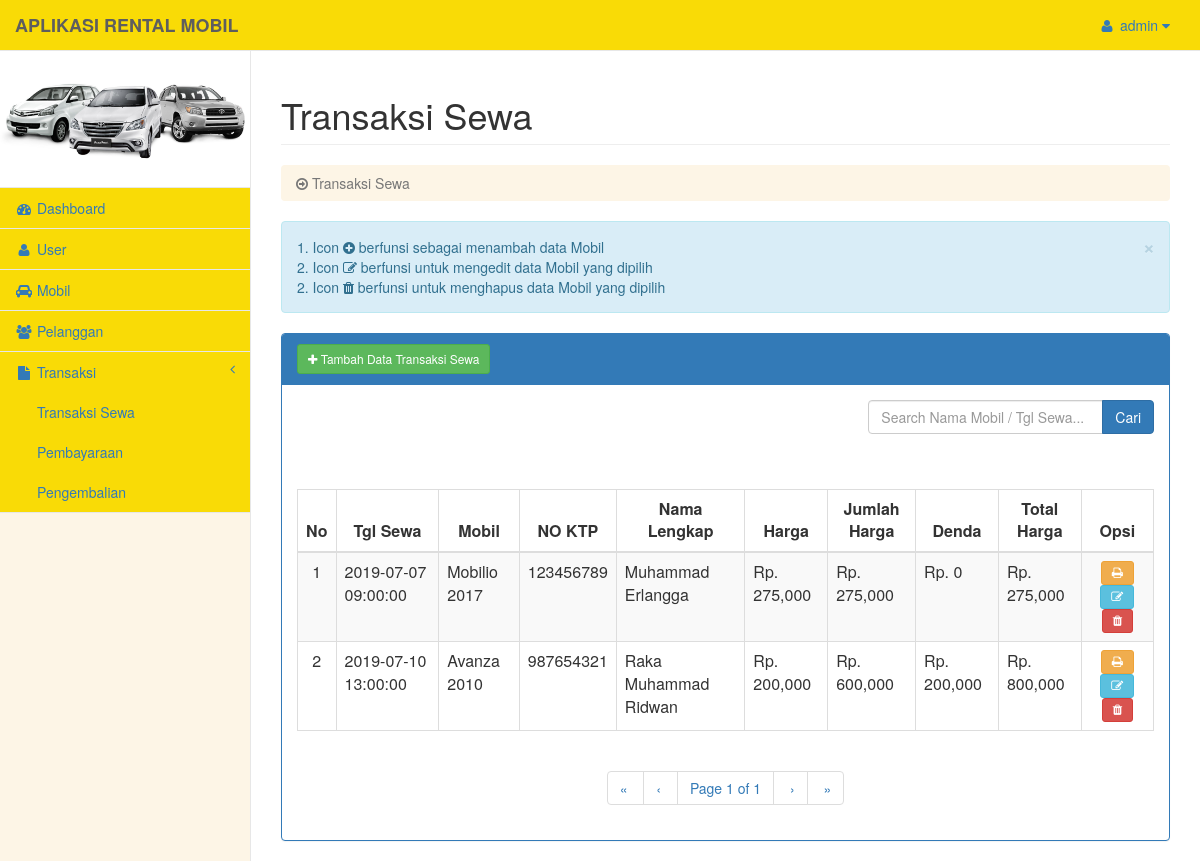
/biayasewa/index.php (signed in), run on the app's committed database.
### tables this page shows
CREATE TABLE IF NOT EXISTS `tb_user` (
`id_user` int(5) NOT NULL,
  `username` varchar(25) NOT NULL,
  `password` varchar(100) NOT NULL
);

CREATE TABLE IF NOT EXISTS `tb_transaksi` (
`id_transaksi` int(5) NOT NULL,
  `id_mobil` int(5) NOT NULL,
  `harga` int(11) NOT NULL,
  `id_pelanggan` int(5) NOT NULL,
  `nama_lengkap` varchar(50) NOT NULL,
  `tgl_sewa` datetime NOT NULL,
  `tgl_selesaisewa` datetime NOT NULL,
  `jumlah_harga` int(11) NOT NULL,
  `denda` int(11) DEFAULT NULL,
  `status_pembayaran` int(5) NOT NULL,
  `status_pengembalian` int(5) NOT NULL
);

CREATE TABLE IF NOT EXISTS `tb_mobil` (
`id_mobil` int(5) NOT NULL,
  `foto_mobil` varchar(25) NOT NULL,
  `id_jenis` int(5) NOT NULL,
  `type_mobil` varchar(25) NOT NULL,
  `merk` varchar(25) NOT NULL,
  `no_polisi` varchar(12) NOT NULL,
  `warna` varchar(25) NOT NULL,
  `harga` int(15) NOT NULL,
  `status` int(5) NOT NULL
);

CREATE TABLE IF NOT EXISTS `tb_pelanggan` (
`id_pelanggan` int(5) NOT NULL,
  `no_ktp` int(11) NOT NULL,
  `nama_lengkap` varchar(50) NOT NULL,
  `alamat_pelanggan` text NOT NULL,
  `no_telepon` varchar(15) NOT NULL,
  `status_peminjaman` int(5) NOT NULL
);

### pengguna.php (called while the page is built)
<?php
$admin 			= $_SESSION['username'];
$data_us		= mysql_query("SELECT * FROM tb_user  WHERE username  ='$admin'");
$nama 			= mysql_fetch_object($data_us);
?>

### biayasewa/index.php (the view, shortened to what this page needs)
<?php
$root = '../';
include "../koneksi.php";
include "../pengguna.php";
include "../pagination.php";
if (isset($_REQUEST['keyword']) && $_REQUEST['keyword']<>""){
$keyword	= $_REQUEST['keyword'];
$reload		= "index.php?pagination=true&keyword=$keyword";
$sql 		= "SELECT tb_transaksi.id_transaksi, tb_mobil.id_mobil, tb_mobil.type_mobil, tb_mobil.harga, tb_pelanggan.no_ktp as id_pelanggan, tb_pelanggan.nama_lengkap, tb_transaksi.tgl_sewa, tb_transaksi.tgl_selesaisewa, tb_transaksi.jumlah_harga, tb_transaksi.denda, tb_transaksi.status_pembayaran, tb_transaksi.status_pengembalian
				FROM mobilrental.tb_transaksi
				INNER JOIN mobilrental.tb_mobil on (tb_mobil.id_mobil=tb_transaksi.id_mobil)
				INNER JOIN mobilrental.tb_pelanggan on (tb_pelanggan.id_pelanggan=tb_transaksi.id_pelanggan) WHERE type_mobil LIKE '%$keyword%' or tgl_sewa LIKE '%$keyword%' ORDER BY id_transaksi";
$result = mysql_query($sql);
}else{
$reload = "index.php?pagination=true";
$sql    = "SELECT tb_transaksi.id_transaksi, tb_mobil.id_mobil, tb_mobil.type_mobil, tb_mobil.harga, tb_pelanggan.no_ktp, tb_pelanggan.nama_lengkap, tb_transaksi.tgl_sewa, tb_transaksi.tgl_selesaisewa, tb_transaksi.jumlah_harga, tb_transaksi.denda, tb_transaksi.status_pembayaran, tb_transaksi.status_pengembalian
				FROM mobilrental.tb_transaksi
				INNER JOIN mobilrental.tb_mobil on (tb_mobil.id_mobil=tb_transaksi.id_mobil)
				INNER JOIN mobilrental.tb_pelanggan on (tb_pelanggan.id_pelanggan=tb_transaksi.id_pelanggan) ORDER BY id_transaksi";
$result = mysql_query($sql);
}
$rpp 		= 5;
$page 		= intval($_GET["page"]);
if($page<=0) $page = 1;
$tcount 	= mysql_num_rows($result);
$tpages 	= ($tcount) ? ceil($tcount/$rpp) : 1;
$count		= 0;
$i 			= ($page-1)*$rpp;
$no_urut	= ($page-1)*$rpp;
?>
<!DOCTYPE html>
<html lang="en">
<head>
    <link href="../assets/vendor/bootstrap/css/bootstrap.min.css" rel="stylesheet">
    <link href="../assets/vendor/bootstrap/css/bootstrap-datetimepicker.min.css" rel="stylesheet">
    <link href="../assets/dist/js/jquery-ui/jquery-ui.css" rel="stylesheet">
    <link href="../assets/dist/css/template.css" rel="stylesheet">
    <link href="../assets/vendor/font-awesome/css/font-awesome.min.css" rel="stylesheet" type="text/css">
</head>
<body>
    <div id="wrapper">
        <?php
			include '../sidebar.php' ;
		?>
        <div id="page-wrapper">
            <div class="row">
                <div class="col-lg-12">
                    <h1 class="page-header">Transaksi Sewa</h1>
					<ol class="breadcrumb">
                            <li class="active">
                                <i class="fa fa-arrow-circle-o-right"></i> Transaksi Sewa
                            </li>
                    </ol>
                </div>
            </div>
            <div class="row">
				<div class="col-md-12">
					<div class="alert alert-info alert-dismissable">
                        <button type="button" class="close" data-dismiss="alert" aria-hidden="true">&times;</button>
                        1. Icon <i class="fa fa-plus-circle"></i> berfunsi sebagai menambah data Mobil <br>
						2. Icon <i class="fa fa-edit"></i> berfunsi untuk mengedit data Mobil yang dipilih <br>
						2. Icon <i class="fa fa-trash"></i> berfunsi untuk menghapus data Mobil yang dipilih
					</div>
					<div class="panel panel-primary">
                        <div class="panel-heading">
						<button data-toggle="modal" data-target="#myModal" class="btn btn-success btn-sm"><span class="fa fa-plus"></span> Tambah Data Transaksi Sewa</button></div>
                        <div class="panel-body">
							<div class="col-lg-8">
							</div>
							<div>
								<form method="post" action="index.php">
									<div class="form-group input-group">
										<input type="text" name="keyword" class="form-control" placeholder="Search Nama Mobil / Tgl Sewa..." value="<?php echo $_REQUEST['keyword']; ?>">
										<span class="input-group-btn">
											<button class="btn btn-primary" type="submit">Cari
											</button>
										</span>
									</div>
								</form>
							</div>
							<br><br>
                            <div class="table-responsive">
                                <table class="table table-striped table-bordered table-hover">
                                    <thead>
                                        <tr>
                                            <th><center>No</center></th>
                                            <th><center>Tgl Sewa<center></th>
                                            <th><center>Mobil<center></th>
                                            <th><center>NO KTP<center></th>
                                            <th><center>Nama Lengkap<center></th>
                                            <th><center>Harga<center></th>
                                            <th><center>Jumlah Harga<center></th>
                                            <th><center>Denda<center></th>
                                            <th><center>Total Harga<center></th>
											<th><center>Opsi</center></th>
                                        </tr>
                                    </thead>
                                    <tbody>
									<?php
										while(($count<$rpp) && ($i<$tcount)) {
										$data = mysql_fetch_array($result);
									?>
										<tr>
											<td><center><?php echo ++$no_urut; ?></center></td>
											<td><?php echo $data['tgl_sewa'] ?></td>
											<td><?php echo $data['type_mobil'] ?></td>
											<td><?php echo $data['no_ktp'] ?></td>
											<td><?php echo $data['nama_lengkap'] ?></td>
											<td><?php echo 'Rp. '. number_format($data['harga']) ?></td>
											<td><?php echo 'Rp. '. number_format($data['jumlah_harga']) ?></td>
											<td><?php echo 'Rp. '. number_format($data['denda']) ?></td>
											<td><?php echo 'Rp. '. number_format($data['jumlah_harga'] + $data['denda']) ?></td>
											<td>
												<center>
												<a class="btn btn-sm btn-warning" href="laporan.php?id_transaksi=<?php echo $data['id_transaksi'] ?>" target="_blank" title="Print Data" ><span class="fa fa-print"></span></a>
												<a class="btn btn-sm btn-info" href="edit.php?id_transaksi=<?php echo $data['id_transaksi'] ?>" title="Edit Data" ><span class="fa fa-edit"></span></a>
												<a class="btn btn-sm btn-danger" href="delete.php?action=hapus&id_transaksi=<?php echo $data['id_transaksi'] ?>" onClick="return confirm(' Data Yakin Mau dihapus ?');" title="Hapus Data" ><span class="fa fa-trash"></span></a>
												</center>
											</td>
										</tr>
									<?php
										$i++;
										$count++;
										}
									?>
                                    </tbody>
                                </table>
								<center>
									<div><?php echo paginate_one($reload, $page, $tpages); ?></div>
								</center>
                            </div>
                        </div>
                    </div>
				</div>
            </div>
        </div>
    </div>
</body>
</html>

### sidebar.php (shortened to what this page needs)
<?php
include 'koneksi.php';
include 'pengguna.php';
?>
		<nav class="navbar navbar-default navbar-fixed-top" role="navigation" style="margin-bottom: 0">
            <div class="navbar-header">
                <a class="navbar-brand" href="<?php echo $root; ?>dashboard/index.php"><b>APLIKASI RENTAL MOBIL</b></a>
            </div>
            <ul class="nav navbar-top-links navbar-right">
				<li class="dropdown">
				<?php
				if ($_SESSION['username']) : ?>
                    <a class="dropdown-toggle" data-toggle="dropdown" href="#">
                        <i class="fa fa-user fa-fw"></i> <?php echo $nama->username?> <i class="fa fa-caret-down"></i>
                    </a>
				<?php endif; ?>
                </li>
            </ul>
            <div class="navbar-default sidebar" role="navigation">
                <div class="sidebar-nav navbar-collapse">
                    <ul class="nav" id="side-menu">
						<li>
							<center><img src="<?php echo $root; ?>/assets/gambar/mobil.jpg" class="img-responsive" width="100%"><span class="masked"> </span></center>
						</li>
						<li>
                            <a href="<?php echo $root; ?>dashboard/index.php"><i class="fa fa-dashboard fa-fw"></i><span class="masked"> Dashboard </span></a>
                        </li>
                        <li>
                            <a href="<?php echo $root; ?>user/index.php"><i class="fa fa-user fa-fw"></i><span class="masked"> User </span></a>
                        </li>
                        <li>
                            <a href="<?php echo $root; ?>mobil/index.php"><i class="fa fa-car fa-fw"></i><span class="masked"> Mobil </span></a>
                        </li>
						<li>
                            <a href="<?php echo $root; ?>pelanggan/index.php"><i class="fa fa-users fa-fw"></i><span class="masked"> Pelanggan </span></a>
                        </li>
						<li>
                            <a href="#"><i class="fa fa-file fa-fw"></i> Transaksi <span class="fa arrow"></span></a>
							<ul class="nav nav-second-level">
                                <li>
                                    <a href="<?php echo $root; ?>biayasewa/index.php">Transaksi Sewa</a>
                                </li>
                                <li>
                                    <a href="<?php echo $root; ?>pembayaran/index.php">Pembayaraan</a>
                                </li>
                                <li>
                                    <a href="<?php echo $root; ?>pengembalian/index.php">Pengembalian</a>
                                </li>
                            </ul>
                        </li>
                    </ul>
                </div>
            </div>
		</nav>

### data on the page
tb_user: username "admin"
tb_transaksi: tgl_sewa "2019-07-07 09:00:00", id_mobil.type_mobil "Mobilio 2017", id_pelanggan.no_ktp "123456789", id_pelanggan.nama_lengkap "Muhammad Erlangga", id_mobil.harga "275,000", jumlah_harga "275,000", denda "0", $data['jumlah_harga'] + $data['denda'] "275,000"
tb_transaksi: tgl_sewa "2019-07-10 13:00:00", id_mobil.type_mobil "Avanza 2010", id_pelanggan.no_ktp "987654321", id_pelanggan.nama_lengkap "Raka Muhammad Ridwan", id_mobil.harga "200,000", jumlah_harga "600,000", denda "200,000", $data['jumlah_harga'] + $data['denda'] "800,000"

### other printed values
$firstlabel "«"
$prevlabel "‹"
$page "1"
$tpages "1"
$nextlabel "›"
$lastlabel "»"
